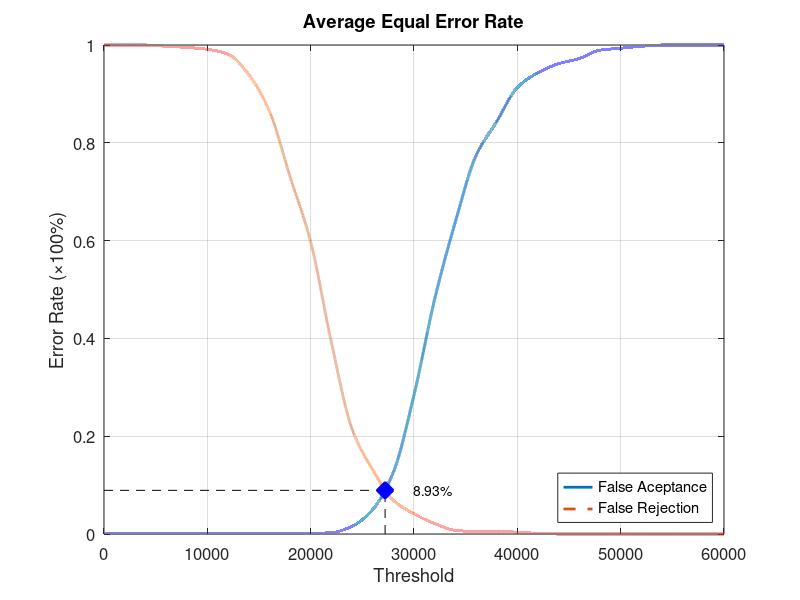
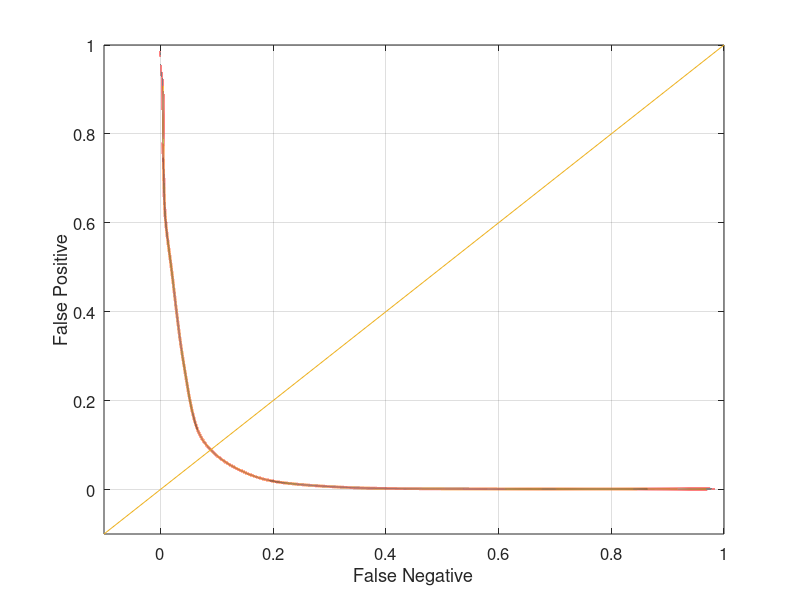

These charts were generated, in order, by the following MATLAB code:
function yEER = Experiment3Average
close all;
clear;
clc;
x = 0:2000:60000;
xq = 0:0.5:60000;

y0 = [0 0.00131579 0.00131579 0.00131579 0.00131579 0.00131579 0.00131579 0.00131579 0.00131579 0.00131579 0.00131579 0.00263158 0.0157895 0.05 0.126316 0.284211 0.480263 0.638158 0.773684 0.843421 0.913158 0.943421 0.961842 0.972368 0.989474 0.993421 0.997368 1 1 1 1];
yy0 = interp1(x, y0, xq, 'pchip');
y1 = [1 1 1 0.9975 0.995 0.99125 0.98125 0.94 0.865 0.73125 0.5975 0.3925 0.215 0.13125 0.06875 0.04125 0.02125 0.0075 0.005 0.005 0.00375 0.00125 0 0 0 0 0 0 0 0 0];
yy1 = interp1(x, y1, xq, 'pchip');

% Calculating EER: 
y2 = abs(y0 - y1);
find(y2 == min(y2))
yy2 = abs(yy0 - yy1);
xEER = find(yy2 == min(yy2));
xEERIndex = xq(xEER) % X-axis EER
yEER = yy0(xEER) % Y-axis EER

main = figure
plot(xq, yy0,'-','LineWidth', 2);	hold on
plot(xq, yy1,'--','LineWidth', 2);	hold on
plot([xEERIndex xEERIndex], [0 yEER], 'k--');	hold on
plot([0 xEERIndex], [yEER yEER], 'k--');	hold on
plot(xEERIndex, yEER, 'bx', 'LineWidth', 10);	hold on
text(xEERIndex + 10 * xEERIndex / 100, yEER, [num2str(round((10000 * yEER)) / 100) '%'])
legend('False Aceptance', 'False Rejection', 'Location', 'SouthEast')
xlabel('Threshold')
ylabel('Error Rate (\times100%)')
title('Average Equal Error Rate')
set(gca, 'FontSize', 12)
axis([0 60000 0 1])
grid on

print(main, 'Experiment3AverageMain', '-dpng');
FNRxFPR = figure('Color', [1 1 1]);
plot(yy1, yy0, '-', yy1, yy0, 'LineWidth', 2);
hold on
y = -0.1:0.1:1
plot(y, y); 
set(gca, 'FontSize', 12)
xlabel('False Negative')
ylabel('False Positive')
axis([-0.1 1 -0.1 1])
set(gca, 'FontSize', 12)
grid on

print(FNRxFPR, 'Experiment3AverageFNRxFPR','-dpng');
end
